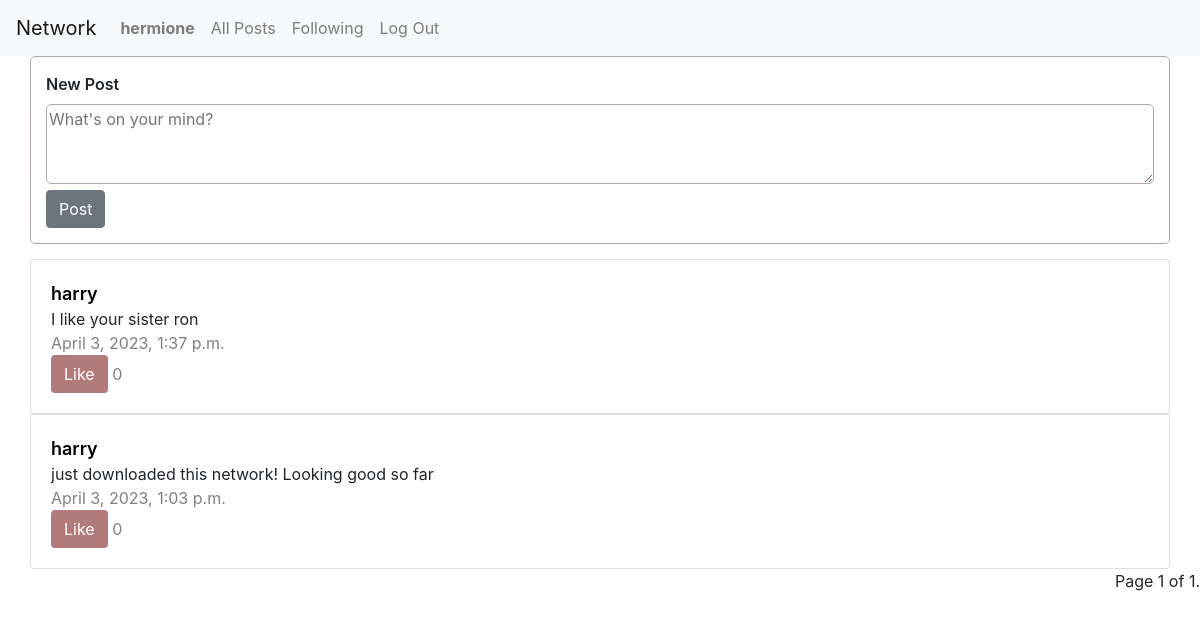
The page /following (signed in) on the database its author committed.
### network/models.py (models this page shows, shortened)
class User(AbstractUser):
    follower_users = models.ManyToManyField("self",blank=True, symmetrical= False, related_name="follower")
    following_users = models.ManyToManyField("self",blank=True, symmetrical= False, related_name="following")
    def __str__(self):
        return f"{self.username}"

class Post(models.Model):
    creator = models.ForeignKey(User, on_delete=models.CASCADE, blank=True, null=True, related_name="creator")
    content = models.CharField(max_length=128, null=True)
    timestamp = models.DateTimeField(default=timezone.now)
    likes = models.ManyToManyField(User, blank=True, related_name="likes")

### network/views.py (the view)
# urls.py: path("following", views.following_posts, name="following"),
@login_required
def following_posts(request):
    user = request.user
    followed_users = user.following_users.all()
    post_list = Post.objects.filter(creator__in=followed_users).order_by('-timestamp')
    paginator = Paginator(post_list, 10)
    page_number = request.GET.get('page')
    page_obj = paginator.get_page(page_number)
    return render(request, "network/following.html",{
       "posts": page_obj,
    })

### network/templates/network/following.html (shortened to what this page needs)
{% extends "network/layout.html" %} {% load static %} {% block body %}
{% if user.is_authenticated %}
<form id="newpostForm" method="POST" , action="{% url 'newPost' %}">
	<div class="new-post-outer">
		<div class="new-post-inner">
			<label>New Post </label>
			<br />
			<textarea id="textareaContent" placeholder="What's on your mind?" name="postContent"></textarea>
			<br />
			<button type="submit" class="btn btn-secondary">Post</button>
		</div>
	</div>
</form>
{% endif %}
{% for post in posts %}
<div class="row">
	<div class="col">
		<div class="card">
			<div class="card-body">
				<div class="post" data-postid="{{post.id}}" >
					<a class="card-title" href="{% url 'viewProfile' id=post.creator.id %}">{{post.creator}}</a>
					<br />
					<a class="content">{{post.content}}</a>
					<br />
					<a class="timestamp">{{post.timestamp}}</a>
					<br />
					{% if user.is_authenticated %}
					{% if user in post.likes.all %}
					<button data-likecount="{{post.likes.count}}" style="background-color: #bd2121" class="likePost" data-user="{{request.user}}" data-postid="{{post.id}}" type="submit">Dislike</button>
					<a class="likes">{{post.likes.count}}</a>
					{% else %}
					<button data-likecount="{{post.likes.count}}" style="background-color: #b17b7b" class="likePost" data-user="{{request.user}}" data-postid="{{post.id}}" type="submit">Like</button>
					<a class="likes">{{post.likes.count}}</a>
					{% endif %}
					{% endif %}
				</div>
			</div>
		</div>
	</div>
</div>
{% endfor %}
<div class="pagination">
	<span class="step-links">
		<span class="current"> Page {{ posts.number }} of {{ posts.paginator.num_pages }}. </span>
	</span>
</div>
{% endblock %}

### network/templates/network/layout.html (shortened to what this page needs)
{% load static %}
<!DOCTYPE html>
<html lang="en">
    <head>
        <link rel="stylesheet" href="https://stackpath.bootstrapcdn.com/bootstrap/4.4.1/css/bootstrap.min.css">
        <link href="{% static 'network/styles.css' %}" rel="stylesheet">
    </head>
    <body>
        <nav class="navbar navbar-expand-lg navbar-light bg-light">
            <a class="navbar-brand" href="#">Network</a>
            <div>
              <ul class="navbar-nav mr-auto">
                {% if user.is_authenticated %}
                    <li class="nav-item">
                        <a class="nav-link" href="#"><strong>{{ user.username }}</strong></a>
                    </li>
                {% endif %}
                <li class="nav-item">
                  <a class="nav-link" href="{% url 'index' %}">All Posts</a>
                </li>
                {% if user.is_authenticated %}
                    <li class="nav-item">
                        <a class="nav-link" href="{% url 'following' %}">Following</a>
                    </li>
                    <li class="nav-item">
                        <a class="nav-link" href="{% url 'logout' %}">Log Out</a>
                    </li>
                {% endif %}
              </ul>
            </div>
          </nav>
        <div class="body">
            {% block body %}
            {% endblock %}
        </div>
    </body>
</html>

### network/static/network/styles.css (style rules this page uses)
.new-post-outer { margin: auto; margin-bottom: 15px; padding: 15px; border-radius: 5px; height: 10em auto; width: 95%; border: 1px solid rgb(182, 167, 167); font-weight: 600; }
.row { margin: auto; border-radius: 5px; height: auto; width: 95%; }
.col { padding: 0; }
textarea { width: 100%; height: 5em; border-radius: 5px; border: 1px solid rgb(182, 167, 167); }
.card-title { font-weight: 600; font-size: large; color: black; }
.post > .timestamp { color: grey; }
.post > .likes { color: grey; }
.likePost { font-weight: 400; color: #ffffff; background-color: #b17b7b; border: 1px solid transparent; padding: 0.375rem 0.75rem; font-size: 1rem; border-radius: 0.25rem; }
.pagination { float: right; }

### rows shown on the page
User: username "hermione"
Post: creator "harry", content "I like your sister ron", timestamp "April 3, 2023, 1:37 p.m.", likes.count "0"
Post: creator "harry", content "just downloaded this network! Looking good so far", timestamp "April 3, 2023, 1:03 p.m.", likes.count "0"

### other values the page prints
{{ posts.number }} "1"
{{ posts.paginator.num_pages }} "1"
